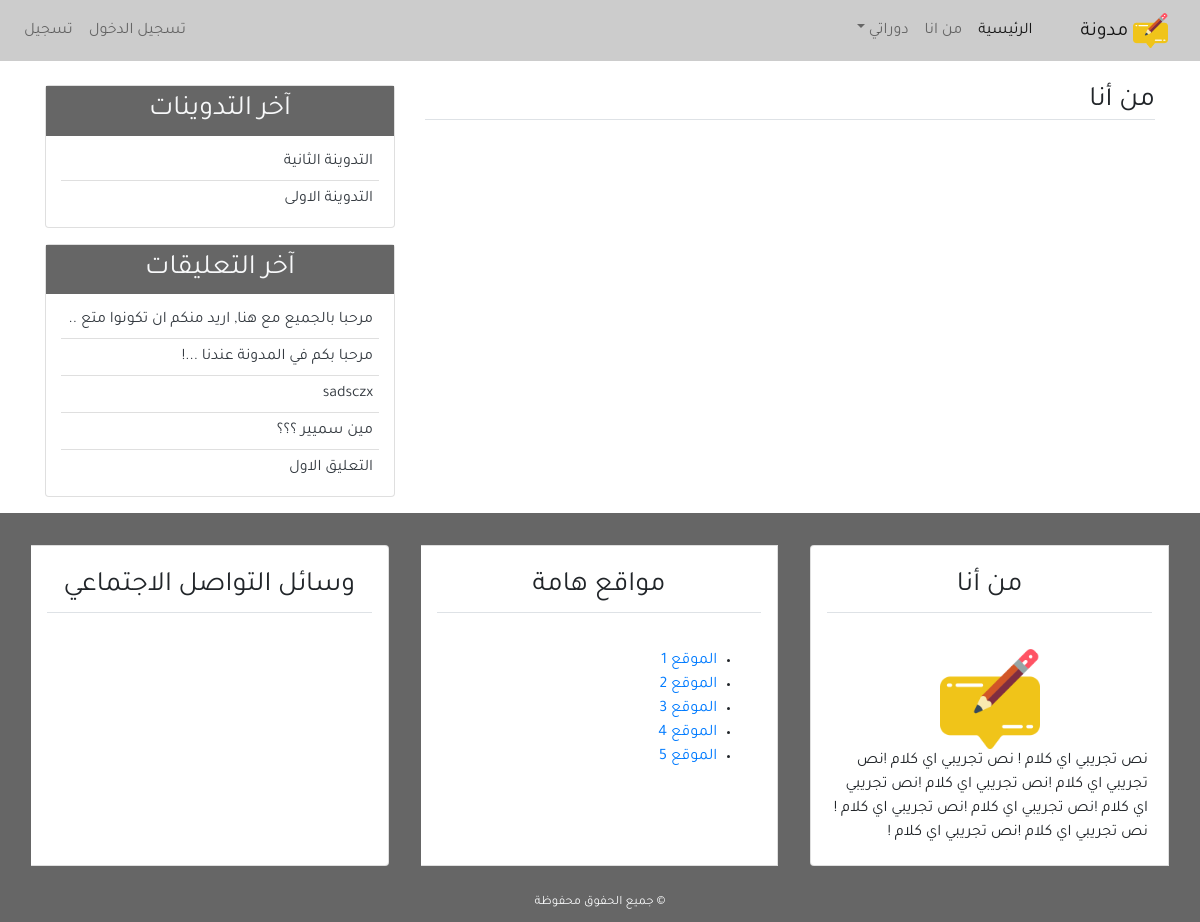
The page /about/ on the database its author committed.
### blog/models.py (models this page shows, shortened)
class Post(models.Model):
    title = models.CharField(max_length=100)
    content = models.TextField()
    post_date = models.DateTimeField(default=timezone.now)
    post_update = models.DateTimeField(auto_now=True)
    author = models.ForeignKey(User, on_delete=models.CASCADE)
    class Meta:
        ordering = ('-post_date',)

class Comment(models.Model):
    name = models.CharField(max_length=50, verbose_name='الاسم')
    email = models.EmailField(verbose_name='البريد')
    body = models.TextField(verbose_name='التعليق')
    comment_date = models.DateTimeField(auto_now_add=True)
    active = models.BooleanField(default=False)
    post = models.ForeignKey(Post, on_delete=models.CASCADE, related_name='comments')
    class Meta:
        ordering = ('-comment_date',)

### blog/views.py (the view)
# urls.py: path('about/', views.about, name='about'),
def about(req):
    return render(req, 'blog/about.html',{'title':'من أنا'})

### blog/templatetags/post_tag.py (called while the page is built)
@register.inclusion_tag('blog/latest_posts.html')
def latest_posts():
    context = {
        'l_posts':Post.objects.all()[0:5]
    }
    return context

@register.inclusion_tag('blog/latest_comments.html')
def latest_comments():
    context = {
        'l_comments': Comment.objects.filter(active=True)[:5],
    }
    return context

### blog/templates/blog/about.html
{% extends 'blog/base.html' %}
{% load static %}
{% block content %}
    <h3 class="border-bottom">من أنا</h3>
{% endblock content %}

### blog/templates/blog/latest_posts.html
<ul class="list-group-flush latest-post">
    {% for post in l_posts %}
        <li class="list-group-item latest-post-item">
            <a class="text-dark" href="{% url 'detail' post.id %}">
                {{post.title}}
            </a>
        </li>
    {% endfor %}
</ul>

### blog/templates/blog/latest_comments.html
<ul class="list-group-flush latest-comment">
    {% for comment in l_comments %}
        <li class="list-group-item latest-comment-item">
            <a class="text-dark" href="{% url 'detail' comment.post.id %}">
            {% if comment.body|length > 40 %}
            {{comment.body|slice:'45'}} ..
            {% else %}
            {{comment.body}}
            {% endif %}
            </a>
        </li>
    {% empty %}
    <li class="list-group-item latest-comment-item">
        لا يوجد تعليقات
    </li>
    {% endfor %}
</ul>

### blog/static/blog/css/main.css (style rules this page uses)
html,body { direction: rtl; text-align: right; }
body { font-family: 'Tajawal',sans-serif; }
.latest-post, .latest-comment { padding:0 15px; }
.latest-post .latest-post-item,.latest-comment .latest-comment-item { padding: 6px; }
.latest-post li:first-child, .latest-comment li:first-child { border-top: 0; }
.latest-post li:last-child, .latest-comment li:last-child { border-bottom: 0; padding-bottom: 0; }

### rows shown on the page
Post: title "التدوينة الثانية"
Post: title "التدوينة الاولى"
Comment: body "مرحبا بالجميع مع هنا, اريد منكم ان تكونوا متع"
Comment: body "مرحبا بكم في المدونة عندنا ...!"
Comment: body "sadsczx"
Comment: body "مين سميير ؟؟؟"
Comment: body "التعليق الاول"
